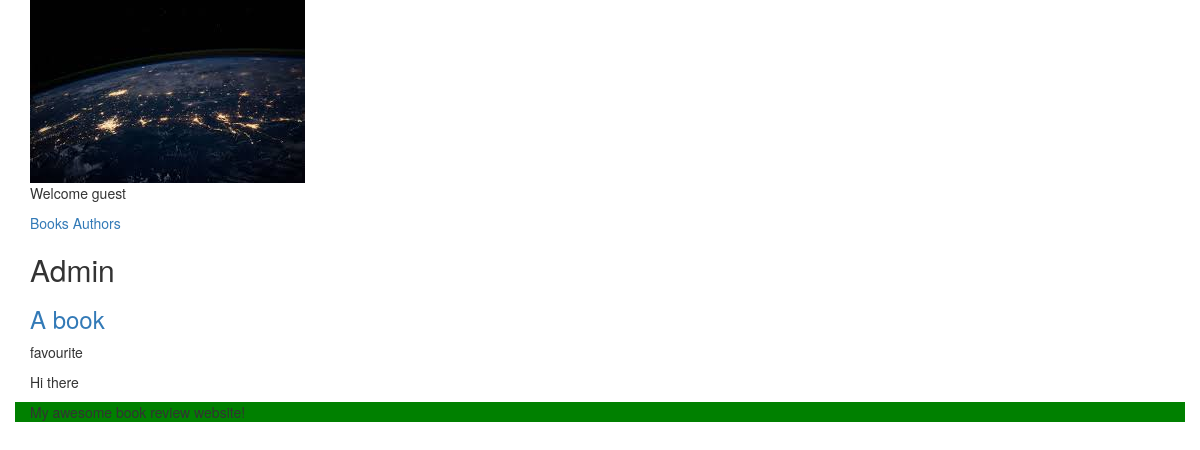
The page /authors/1/ on the database as committed earlier.
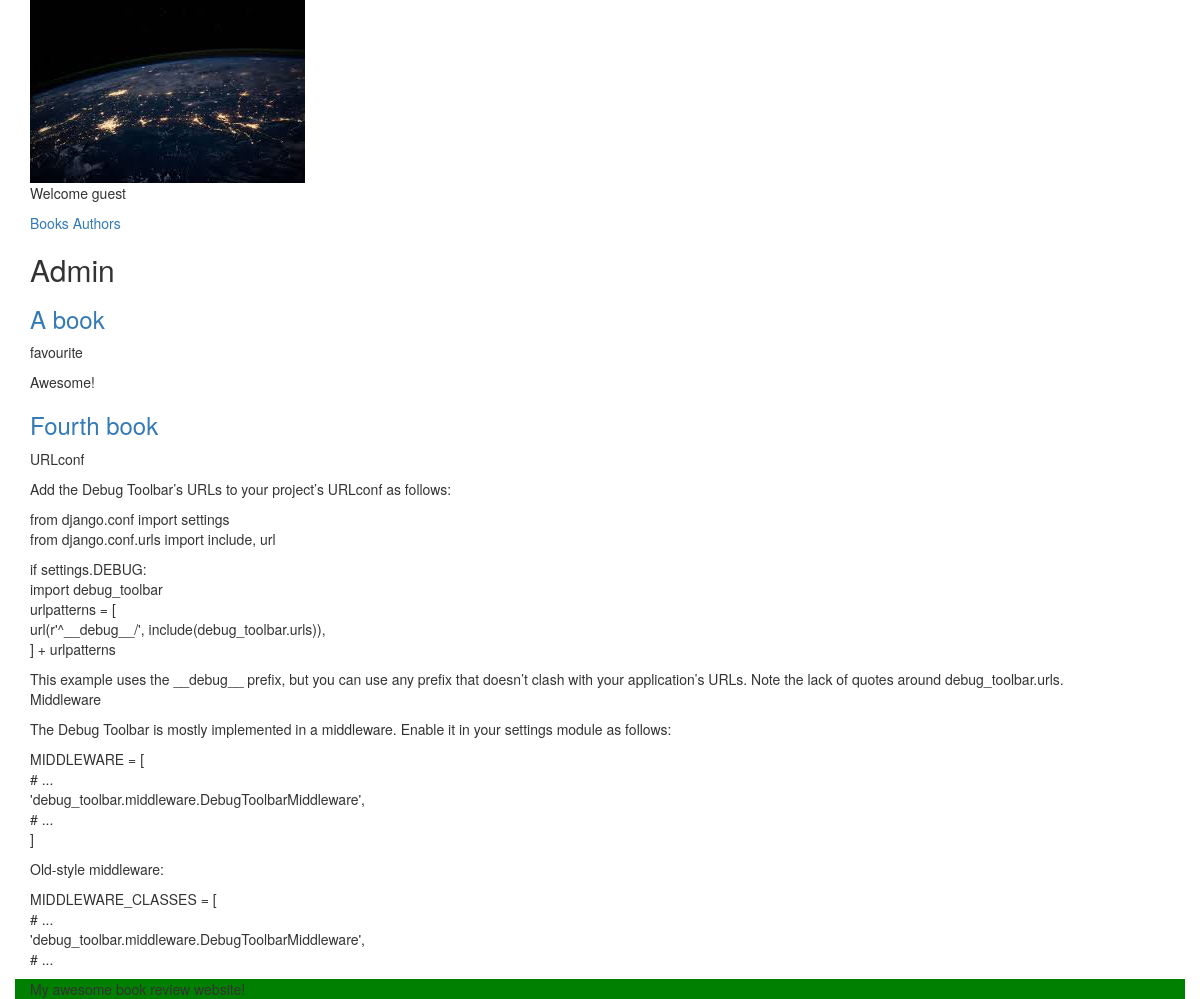
The same page on the database as committed later.
### books/models.py (models this page shows, shortened)
class Book(models.Model):
	title = models.CharField(max_length=150)
	authors = models.ManyToManyField("Author", related_name="books")
	review =models.TextField(blank=True, null=True)
	date_reviewed = models.DateTimeField(blank=True, null=True)
	is_favourite = models.BooleanField(default=False, verbose_name='Favourite?')

### books/views.py (the view)
# urls.py: url(r'^authors/(?P<pk>[-\w]+)/$',AuthorDetail.as_view(), name='author-detail'),
class AuthorDetail(DetailView):
	model = Author
	template_name = 'author.html'

### books/templates/author.html
{% extends "base.html" %}
	{% block content %}
		<h2>{{ author.name }}</h2>
			 {% for book in author.books.all %}
	    		{% if book.review %}
	    			<div class='book'>
	    				<h3><a href="{% url 'book-detail' book.pk %}"> {{ book.title }}</h3></a>
	    				{% if book.is_favourite %} <p class='highlight'>favourite</p> {% endif %}
	    				<p> {{ book.review|linebreaks }}</p>
	    			</div>
	    			{% endif %}
	    	{% endfor %}
	    </div>
	{% endblock %}

Rows that differ between the two databases and show on the page:
changed Book "A book": review "Hi there" → "Awesome!"
now on this page (row edited): Book: title "Fourth book", review "URLconf Add the Debug Toolbar’s URLs to your project’s URLconf as follows: from django.conf import settings from django.conf.urls import include, url if settings.DEBUG: import debug_toolbar urlpatterns = [ url(r'^__debug__/', include(debug_toolbar.urls)), ] + urlpatterns This example uses the __debug__ prefix, but you can use any prefix that doesn’t clash with your application’s URLs. Note the lack of quotes around debug_toolbar.urls. Middleware The Debug Toolbar is mostly implemented in a middleware. Enable it in your settings module as follows: MIDDLEWARE = [ # ... 'debug_toolbar.middleware.DebugToolbarMiddleware', # ... ] Old-style middleware: MIDDLEWARE_CLASSES = [ # ...…"
